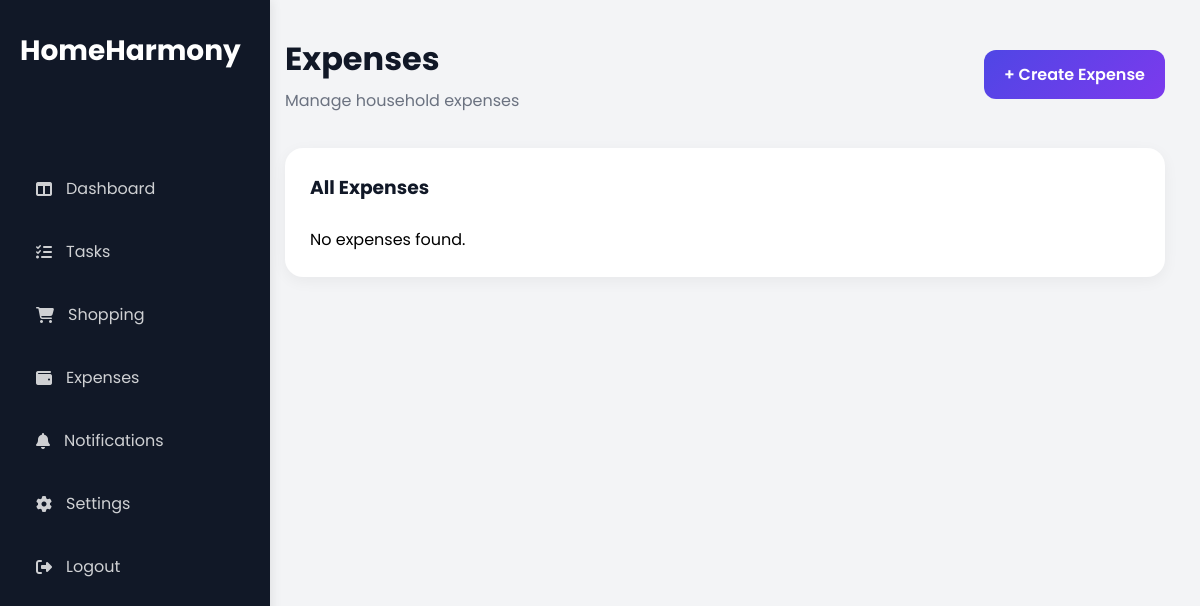
The page /expenses (signed in) on the database as committed earlier.
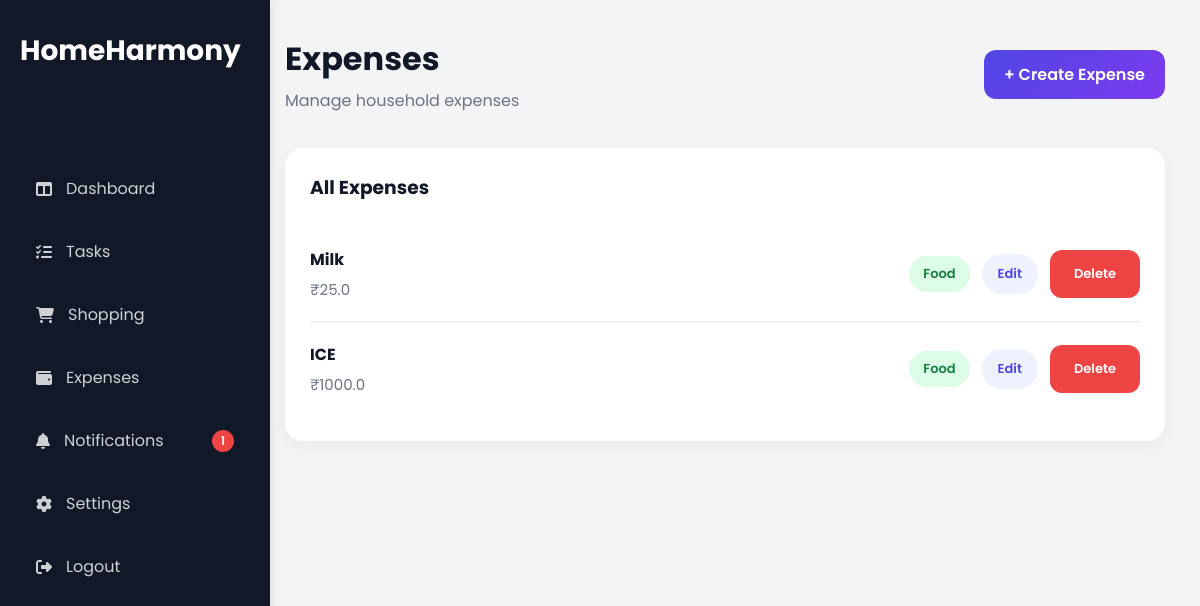
The same page on the database as committed later.
### app/models/expense_model.py (models this page shows)
class Expense(db.Model):
    __tablename__ = "expenses"
    id = db.Column(
        db.Integer,
        primary_key=True
    )
    title = db.Column(
        db.String(100),
        nullable=False
    )
    amount = db.Column(
        db.Float,
        nullable=False
    )
    category = db.Column(
        db.String(50),
        nullable=False
    )
    description = db.Column(
        db.Text
    )
    household_id = db.Column(
        db.Integer,
        db.ForeignKey("households.id"),
        nullable=False
    )
    paid_by = db.Column(
        db.Integer,
        db.ForeignKey("users.id"),
        nullable=False
    )
    created_at = db.Column(
        db.DateTime,
        server_default=db.func.now()
    )

### app/expenses/routes.py (the view)
@expenses_bp.route("/expenses")
@login_required
def expense_list():
    expenses = Expense.query.filter_by(
        household_id=current_user.household_id
    ).all()
    return render_template(
        "expenses/expense_list.html",
        expenses=expenses
    )

### app/models/user_model.py (called while the page is built)
@login_manager.user_loader
def load_user(user_id):
    return User.query.get(int(user_id))

### app/templates/expenses/expense_list.html
{% extends "layout/base.html" %}
{% block content %}
<div class="topbar">
    <div>
        <h1>Expenses</h1>
        <p>Manage household expenses</p>
    </div>
    <a
        href="/create-expense"
        class="btn-primary">
        + Create Expense
    </a>
</div>
<div class="card">
    <div class="card-header">
        <h3>All Expenses</h3>
    </div>
    {% if expenses %}
{% for expense in expenses %}
<div class="expense-item">
    <div class="expense-info">
        <h4>
            {{ expense.title }}
        </h4>
        <p>
            ₹{{ expense.amount }}
        </p>
    </div>
    <div class="expense-actions">
        {% if expense.category == "Food" %}
            <span class="expense-badge food-badge">
                Food
            </span>
        {% elif expense.category == "Bills" %}
            <span class="expense-badge bills-badge">
                Bills
            </span>
        {% elif expense.category == "Shopping" %}
            <span class="expense-badge shopping-badge">
                Shopping
            </span>
        {% elif expense.category == "Transport" %}
            <span class="expense-badge transport-badge">
                Transport
            </span>
        {% else %}
            <span class="expense-badge other-badge">
                Other
            </span>
        {% endif %}
        <a
        href="{{ url_for('expenses.edit_expense',
        expense_id=expense.id) }}"
        class="edit-btn">
            Edit
        </a>
        <a
        href="{{ url_for('expenses.delete_expense',
        expense_id=expense.id) }}"
        class="delete-btn"
        onclick="return confirm(
        'Delete this expense?'
        )">
            Delete
        </a>
    </div>
</div>
{% endfor %}
    {% else %}
        <p>No expenses found.</p>
    {% endif %}
</div>
{% endblock %}

Rows that differ between the two databases and show on the page:
added Expense: title "Milk", amount "25.0", category "Food"
added Expense: title "ICE", amount "1000.0", category "Food"
Other text that changed with them:
{{ unread_notifications }}: (not shown) → "1"
text no longer shown: "No expenses found."
